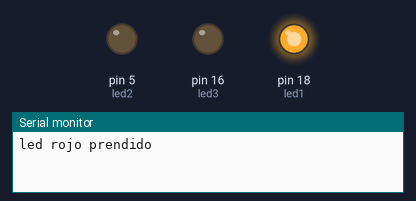
Bench run of a program on a simulated Arduino Uno, built with avr-gcc and run on an emulated ATmega328P. Shown: output pins drawn as LEDs (lit = HIGH), the last lines printed to the serial monitor.

Above: at 0.2 s.
At 1.2 s:
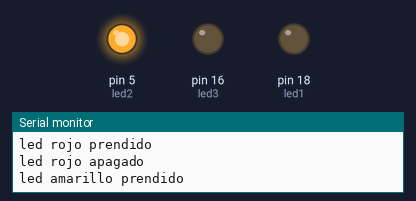
At 2.2 s:
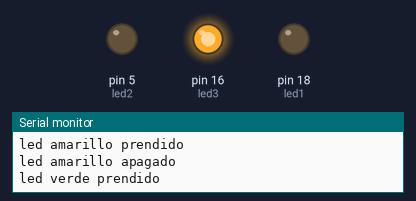
At 5.7 s:
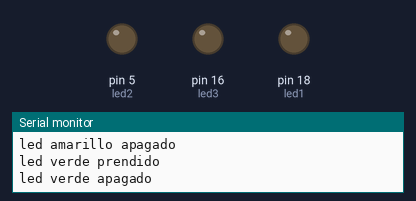
Timing chart, 0 to 6.9 s (numbered marks = the images above):
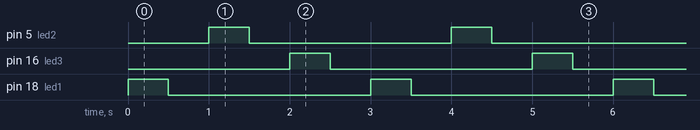

The program:

main.cpp
```cpp
#include <Arduino.h>

#define led1 18
#define led2 5
#define led3 16

void setup()
{
  Serial.begin(115200);
  pinMode(led1, OUTPUT);
  pinMode(led2, OUTPUT);
  pinMode(led3, OUTPUT);
}

void loop()
{
  digitalWrite(led1, HIGH);
  Serial.println("led rojo prendido");
  delay(500);
  digitalWrite(led1, LOW);
  Serial.println("led rojo apagado");
  delay(500);

  digitalWrite(led2, HIGH);
  Serial.println("led amarillo prendido");
  delay(500);
  digitalWrite(led2, LOW);
  Serial.println("led amarillo apagado");
  delay(500);

  digitalWrite(led3, HIGH);
  Serial.println("led verde prendido");
  delay(500);
  digitalWrite(led3, LOW);
  Serial.println("led verde apagado");
  delay(500);
}
```

Measured:
- by itself, pin 5 (led2), pin 16 (led3), pin 18 (led1): alternates HIGH for 0.50 s and LOW for 2.5 s
- by itself, everything shown: repeats every 3.0 s, in 6 steps
